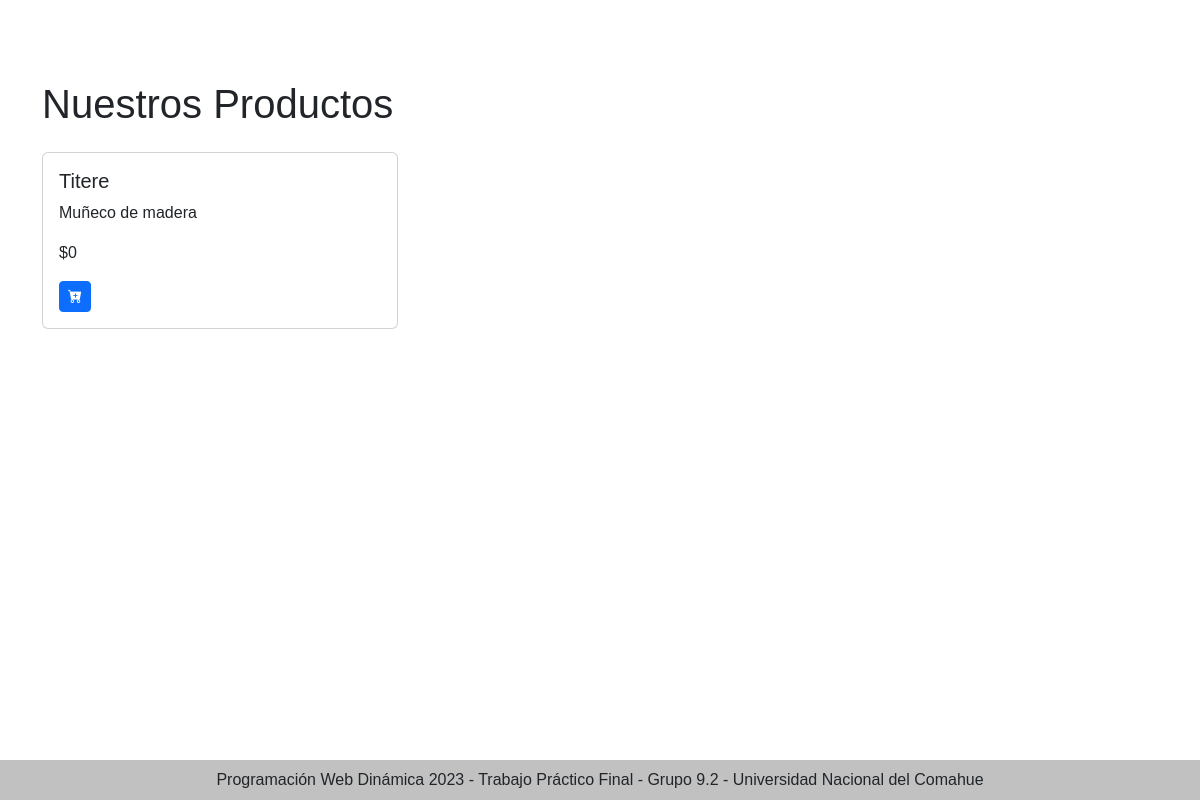
/Vista/public/productos.php, run on the app's committed database.
### tables this page shows
CREATE TABLE `producto` (
  `idproducto` bigint(20) NOT NULL,
  `pronombre` varchar(50) NOT NULL,
  `prodetalle` varchar(512) NOT NULL,
  `proimporte` float NOT NULL DEFAULT 0,
  `proimagen` varchar(100) NOT NULL,
  `procantstock` int(11) NOT NULL
);

### util/funciones.php (called while the page is built, shortened)
<?php
spl_autoload_register(function($class_name) {
    $directorys = array(
        $GLOBALS['ROOT'].'Modelo/',
        $GLOBALS['ROOT'].'Modelo/conector/',
        $GLOBALS['ROOT'].'Control/',
        $GLOBALS['ROOT'].'util/',
        $GLOBALS['ROOT'].'Test/',
    );
}
);
?>

### Modelo/Producto.php (called while the page is built, shortened)
<?php
class Producto {
    private $pronombre;
    private $prodetalle;
    private $proimporte;
    public function __construct(){
        $this->pronombre="";
        $this->prodetalle="";
        $this->proimporte="";
    }
    public function getPronombre(){
        return $this->pronombre;
    }
    public function getProdetalle(){
        return $this->prodetalle;
    }
    public function getProimporte(){
        return $this->proimporte;
    }
    public function setPronombre($valor){
        $this->pronombre = $valor;
    }
    public function setProdetalle($valor){
        $this->prodetalle = $valor;
    }
    public function setProimporte($valor){
        $this->proimporte= $valor;
    }
    public static function listar($parametro=""){
        $arreglo = array();
        $base=new BaseDatos();
        $sql="SELECT * FROM producto ";
        if ($parametro!="") {
            $sql.='WHERE '.$parametro;
        }
        $res = $base->Ejecutar($sql);
        if($res>-1){
            if($res>0){
                while ($row = $base->Registro()){
                    $obj = new Producto();
                    $obj->setear($row['idproducto'], $row['pronombre'], $row['prodetalle'], $row['procantstock'],$row['proimporte'],$row['proimagen']);
                    array_push($arreglo, $obj);
                }
            }
        } else {
        }
        return $arreglo;
    }
}

### Modelo/conector/BaseDatos.php (called while the page is built, shortened)
<?php
class BaseDatos extends PDO {
  	private $indice;
  	private $resultado;
    public function __construct(){
        $this->indice =0;
    }
    public function setSQL($e){
        return "\n".$this->sql = $e;
    }
    public function Ejecutar($sql){
        if ( stristr($sql,"select")){
            $resp =  $this->EjecutarSelect($sql);
        }
        return $resp;
   }
   private function EjecutarSelect($sql){
       $cant = -1;
       $resultado=parent::query($sql);
       if(!$resultado){
           $this->analizarDebug();
       }else {
          $arregloResult = $resultado->fetchAll();
          $cant = count($arregloResult);
       }
       return $cant;
   }
   public function Registro() {
       $filaActual = false;
       $indiceActual = $this->getIndice();
       if ($indiceActual>=0) {
           $filas = $this->getResultado();
           if($indiceActual<count($filas)){
               $filaActual =  $filas[$indiceActual];
           }else {
               $this->setIndice(-1);
           }
       }
       return $filaActual;
   }
   private function setIndice ($valor){
       $this->indice = $valor;
   }
   private function getIndice (){
       return $this->indice;
   }
   private function setResultado($valor){
       $this->resultado = $valor;
   }
   private function getResultado(){
      return $this->resultado;
   }
}

### Control/AbmProducto.php (called while the page is built, shortened)
<?php
class AbmProducto {
    public function buscar($param){
        $where = " true ";
        $arreglo = Producto::listar($where);
        return $arreglo;
    }
}
?>

### Vista/public/productos.php (the view, shortened to what this page needs)
<?php
include_once("../Estructura/head.php");
$productos = new AbmProducto();
$listaProductos = $productos->buscar(null);
if (count($listaProductos) > 0) {
?>
<div class="container mt-4" >
<h1 class="mb-4" style="margin-top:5%;">Nuestros Productos</h1>
        <div class="row">
            <?php
            foreach ($listaProductos as $producto) {
                ?>
                <div class="col-md-4 mb-4">
                    <div class="card">
                        <div class="card-body">
                            <h5 class="card-title"><?php echo $producto->getPronombre(); ?></h5>
                            <p class="card-text"><?php echo $producto->getProdetalle(); ?></p>
                            <p class="card-text">$<?php echo $producto->getProimporte(); ?></p>
                            <button class="btn btn-primary btn-sm" id="sumarCarrito"><i class="bi bi-cart-plus-fill"></i></button>
                        </div>
                    </div>
                </div>
                <?php
            }
            ?>
        </div>
    </div>
<?php
 }
include_once("../estructura/footer.php");
?>

### Vista/css/estilos.css (style rules this page uses)
html { height: 100%; }
body { display: flex; flex-direction: column; min-height: 100%; margin: 0; padding: 0; font-family: sans-serif; scrollbar-width: none; }

### data on the page
producto: pronombre "Titere", prodetalle "Muñeco de madera", proimporte "0"
